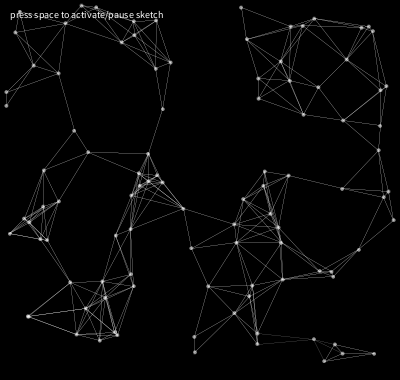
Frame 1 (no input)
Frame 60 (the mouse pressed at the canvas centre just before this capture): identical to frame 1, image omitted
Frame 120 (the mouse held since frame 60 and released just before this capture): identical to frame 1, image omitted

The Processing sketch that drew this single still picture (run headless with seeded random() and noise(); from frame 60 on, the mouse is pressed at the canvas centre):

// Processing sketch: processing_89465
// ── processing_89465.pde

// Written by Claus Rytter Bruun de Neergaard, march 2011

int n = 100;                        // number of agents
int count = 0;                      // counter
float s = 7.5;                     // maximum agent velocity
boolean b = false;                  // controls if sketch runs or not

Agent[] agents = new Agent[n];

void setup() {
  size(400, 380);
  noCursor();
  stroke(255);
  strokeWeight(.1);

  for (int i = 0; i < agents.length; i++) {
    agents[i] = new Agent();
  }
}

void draw() {

  background(0);

  // if (b == true) run sketch
  // if (b == false) pause sketch
  fill(255, 150);
  if (b == true) {
    for (int i = 0; i < agents.length; i++) {            // calling functions of all of the objects in the array
      agents[i].update();
      agents[i].edges();
      agents[i].display();      
    }
    connect();                                           // call connect()
  } else {
    for (int i = 0; i < agents.length; i++) {
      agents[i].display();
    }
    connect();
    fill(255);
    textSize(10);
    text("press space to activate/pause sketch", 10, 17.5);
  }
}

void connect() {
    for (int i = 0; i < n-1; i++) {
    for (int j = 0; j < n; j++) {
      if (dist(agents[j].loc.x, agents[j].loc.y, agents[i].loc.x, agents[i].loc.y) < 60) {
        line(agents[j].loc.x, agents[j].loc.y, agents[i].loc.x, agents[i].loc.y);
      }
    }
  }
}

void keyPressed() {                   // control sketch play/pause
  if (key == ' ') {
    if (b == true) {
      b = false;
    } 
    else {
      b = true;
    }
  }
}

class Agent {

  PVector loc;
  PVector vel;
  PVector acc;
  float speed;

  Agent() {
    loc = new PVector(random(0, width), random(0, height));
    vel = new PVector(0, 0);
    speed = s;
  }

  void update() {

    PVector att = new PVector(width/2, height/2);
    PVector dir = PVector.sub(att, loc);  
    dir.normalize();                        
    dir.mult(0.15);                         
    acc = dir;                              

    vel.add(acc);
    vel.limit(speed);
    loc.add(vel);
  }

  void edges() {

    if (loc.x > width) {
      loc.x = 0;
    } 
    else if (loc.x < 0) {
      loc.x = width;
    }

    if (loc.y > height) {
      loc.y = 0;
    }  
    else if (loc.y < 0) {
      loc.y = height;
    }
  }

  void display() {
    ellipseMode(CENTER);
    ellipse(loc.x, loc.y, 3.5, 3.5);
  }
}
